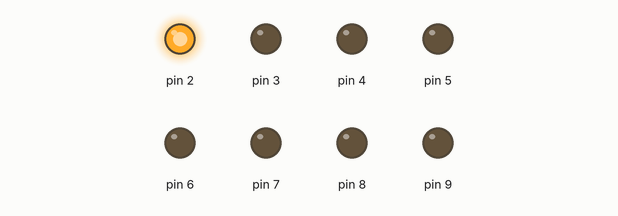
A sketch run on a simulated Arduino Uno, built with avr-gcc and run on an emulated ATmega328P. On the bench: output pins drawn as LEDs (lit = HIGH). What the sketch prints to the serial monitor is not drawn.

Above: at 0.2 s.
At 1.2 s:
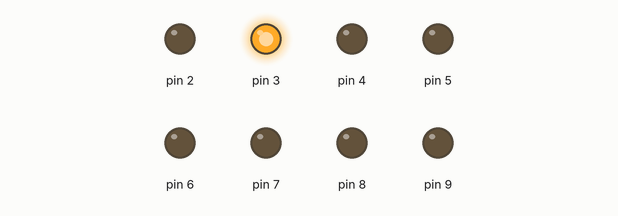
At 2.2 s:
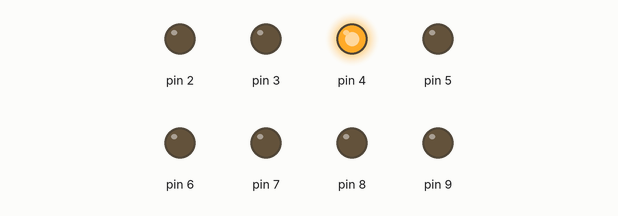
At 5.2 s:
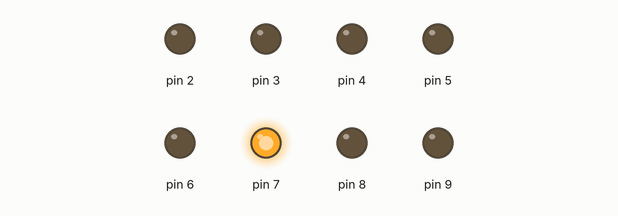
At 7.2 s:
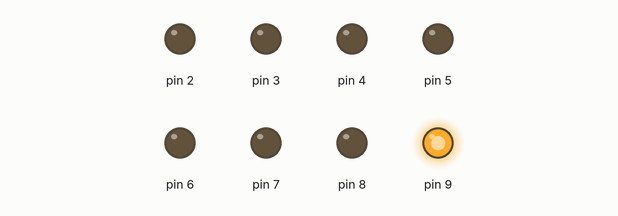
At 9.7 s:
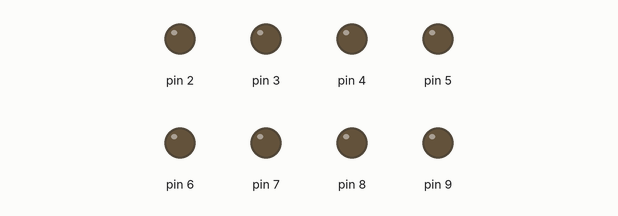
Timing chart, 0 to 10.4 s (numbered marks = the images above):
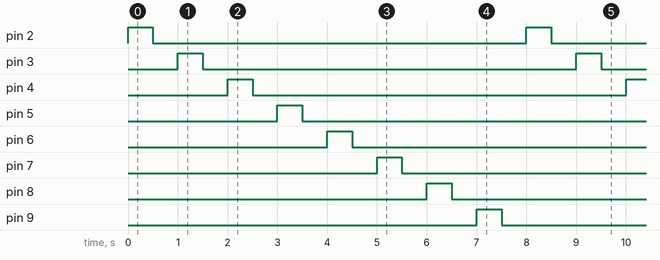

Measured:
- by itself, pin 2–9: alternates HIGH for 0.50 s and LOW for 7.5 s
- by itself, everything shown: repeats every 8.0 s, in 16 steps

The sketch:

ejercicio_1_5.ino
```cpp
// declaro variables
int leds;

void setup() {
  Serial.begin(9600); // Establezco velocidad de puerto serie en bps
  Serial.println("Bienvenido al Ejercicio 1.5 del TP !! ");
  for ( leds =2; leds <10;leds++){ //
     pinMode (leds, OUTPUT); // declaro pines de salida (2 a 9)
     digitalWrite (leds, LOW); // inicializo en 0 los pines
  }

}

void loop() {

  for ( leds =2; leds <10; leds++){ // inicio secuencia ascendente
   Serial.println(leds); // imprimo el pin correspondiente
   digitalWrite (leds, HIGH); // enciendo led
   delay (500);
   Serial. print("    PIN = ");
   digitalWrite (leds, LOW); // apago led
   delay (500);
   Serial. print(" + ");
  }
}
```
